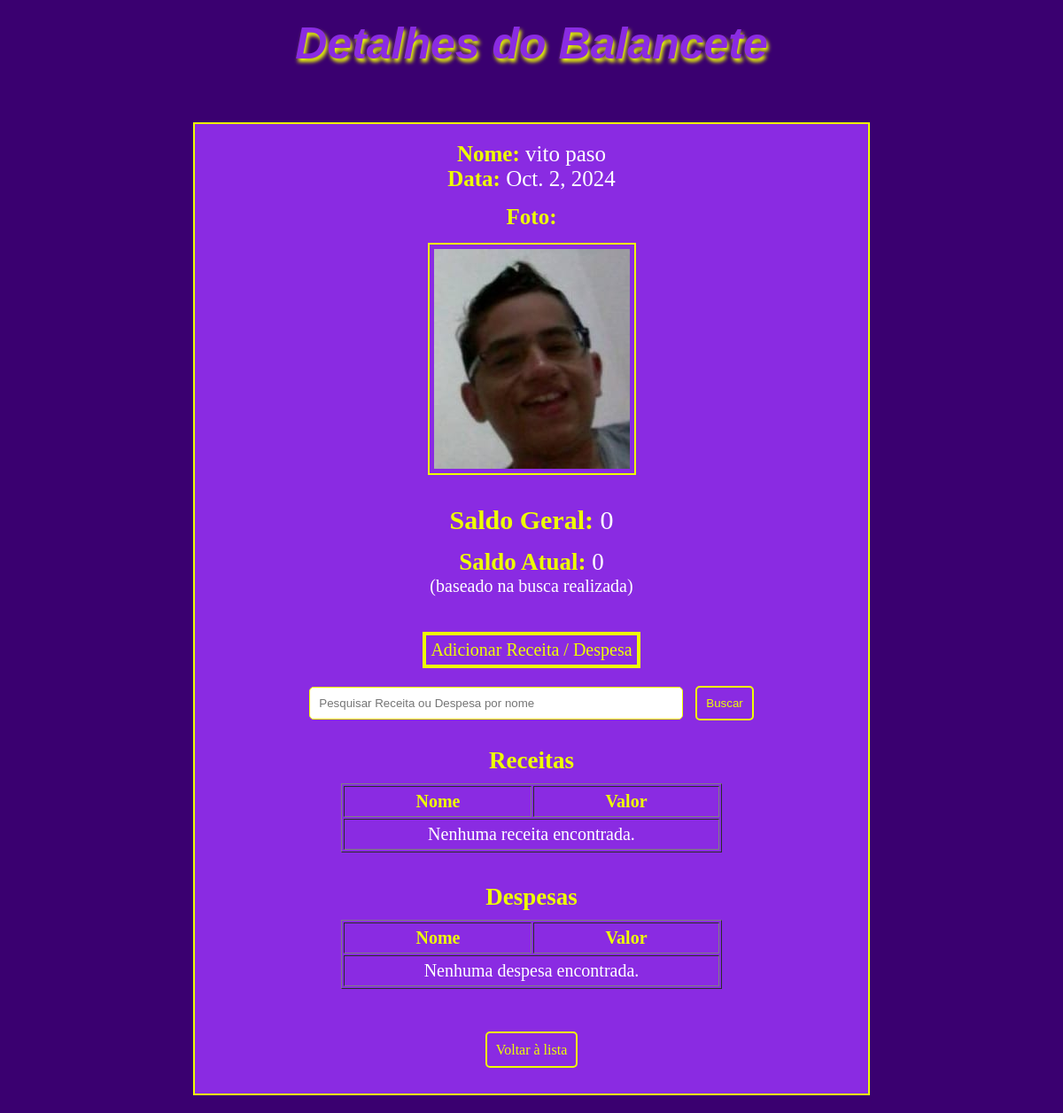
The page /polls/8/verbalancete/ (signed in) on the database its author committed.
### polls/models.py (models this page shows)
class Balancete(models.Model):
    Nome = models.CharField(max_length=100)
    Data = models.DateField("Data de Publicação:")
    Foto = models.ImageField(upload_to='balancetes/', null=True, blank=True)

### polls/views.py (the view)
# urls.py: path('<int:balancete_id>/verbalancete/', views.verbalancete, name='verbalancete'),
@login_required
def verbalancete(request, balancete_id):
    balancete = get_object_or_404(Balancete, id=balancete_id)
    searchquery = request.GET.get('search', '')
    receitasgeral = Receita.objects.filter(balancete=balancete)
    despesasgeral = Despesa.objects.filter(balancete=balancete)
    somareceitasgeral = sum(receita.Valor for receita in receitasgeral) or 0
    somadespesasgeral = sum(despesa.Valor for despesa in despesasgeral) or 0
    saldogeral = somareceitasgeral + somadespesasgeral
    receitas = receitasgeral.filter(Nome__icontains=searchquery)
    despesas = despesasgeral.filter(Nome__icontains=searchquery)
    somareceitas = sum(receita.Valor for receita in receitas) or 0
    somadespesas = sum(despesa.Valor for despesa in despesas) or 0
    saldoatual = somareceitas + somadespesas
    context = {
        'balancete': balancete,
        'receitas': receitas,
        'despesas': despesas,
        'saldoatual': saldoatual,
        'saldogeral': saldogeral,
        'searchquery': searchquery,
    }
    return render(request, 'polls/verbalancete.html', context)

### polls/templates/polls/verbalancete.html (shortened to what this page needs)
<!DOCTYPE html>
<html lang="en">
<head>
</head>
<body>
    <h1 style="color: blueviolet; margin: 20px 0; font-family: 'Arial', sans-serif;
    text-shadow: 2px 4px 4px rgb(238, 255, 0); font-size: 50px; margin-bottom: 60px;">
        <i>Detalhes do Balancete</i>
    </h1>
    <div
        style="border: 2px solid rgb(238, 255, 0); padding: 20px; margin: 20px auto; width: 60%; background-color: blueviolet;">
        <p style="font-size: 25px;"><strong>Nome:</strong> {{ balancete.Nome }}</p>
        <p style="font-size: 25px;"><strong>Data:</strong> {{ balancete.Data }}</p>
        {% if balancete.Foto %}
        <p style="font-size: 25px; margin-top: 15px;"><strong>Foto:</strong></p>
        <img src="{{ balancete.Foto.url }}" alt="Foto do Balancete"
            style="max-width: 400px; height: auto; margin: 15px; border: 2px solid rgb(238, 255, 0); padding: 5px;" />
        {% else %}
        <p>Sem imagem disponível.</p>
        {% endif %}
        <p style="margin-top: 15px; font-size: 30px;"><strong>Saldo Geral:</strong> {{ saldogeral }}</p>
        <p style="margin-top: 15px; font-size: 27px;"><strong>Saldo Atual:</strong> {{ saldoatual }}</p>
        <p style="font-size: 20px;">(baseado na busca realizada)</p>
        <div>
            <div style="border: 4px solid rgb(238, 255, 0); background-color: blueviolet;
            display: inline-block; padding: 5px; margin-top: 40px;">
                <a href="{% url 'polls:addreceitadespesa' balancete.id %}"
                    style="font-size: 20px; text-decoration: none; color: rgb(238, 255, 0);">Adicionar Receita /
                    Despesa</a>
            </div>
        </div>
        <form method="GET" action="{% url 'polls:verbalancete' balancete.id %}"
            style="margin: 20px auto; text-align: center;">
            <input type="text" name="search" value="{{ search_query }}"
                placeholder="Pesquisar Receita ou Despesa por nome"
                style="padding: 10px; width: 80%; max-width: 400px; border: 1px solid rgb(238, 255, 0); border-radius: 5px; margin-right: 10px;">
            <input type="submit" value="Buscar"
                style="padding: 10px; cursor: pointer; background-color: blueviolet; color: rgb(238, 255, 0); border: 2px solid rgb(238, 255, 0); border-radius: 5px;">
        </form>
        <h2 style="margin-top: 30px;">Receitas</h2>
        <table border="1" style="margin: 10px auto;">
            <tr>
                <th>Nome</th>
                <th>Valor</th>
            </tr>
            {% for receita in receitas %}
            <tr>
                <td>{{ receita.Nome }}</td>
                <td>{{ receita.Valor }}</td>
            </tr>
            {% empty %}
            <tr>
                <td colspan="2">Nenhuma receita encontrada.</td>
            </tr>
            {% endfor %}
        </table>
        <h2 style="margin-top: 35px;">Despesas</h2>
        <table border="1" style="margin: 10px auto;">
            <tr>
                <th>Nome</th>
                <th>Valor</th>
            </tr>
            {% for despesa in despesas %}
            <tr>
                <td>{{ despesa.Nome }}</td>
                <td>{{ despesa.Valor }}</td>
            </tr>
            {% empty %}
            <tr>
                <td colspan="2">Nenhuma despesa encontrada.</td>
            </tr>
            {% endfor %}
        </table>
        <div style="margin-top: 60px; margin-bottom: 20px;">
            <a href="{% url 'polls:listarbalancetes' %}" style="text-decoration: none; color: rgb(238, 255, 0);
            background-color: blueviolet; padding: 10px;
            border: 2px solid rgb(238, 255, 0); border-radius: 5px;">Voltar à lista</a>
        </div>
    </div>
</body>
</html>

### polls/templates/polls/verbalancete.html (style rules this page uses)
* { margin: 0; padding: 0; }
body { background-color: rgb(58, 0, 112); text-align: center; }
th, td { padding: 5px 80px; }
strong { color: rgb(238, 255, 0); }
p { color: white; }
h2 { color: rgb(238, 255, 0); font-size: 27px; }
th { font-size: 20px; color: rgb(238, 255, 0); }
td { font-size: 20px; color: white; }

### rows shown on the page
Balancete: Nome "vito paso", Data "Oct. 2, 2024", Foto (picture)

### other values the page prints
{{ saldogeral }} "0"
{{ saldoatual }} "0"
